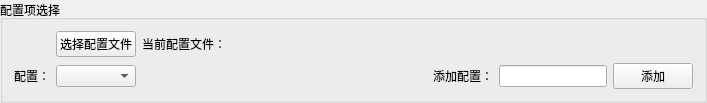
    <widget class="QGroupBox" name="gbConfigSelect">
     <property name="title">
      <string>配置项选择</string>
     </property>
     <layout class="QGridLayout" name="gridLayout_4">
      <item row="1" column="2">
       <widget class="QComboBox" name="cmbConfig"/>
      </item>
      <item row="0" column="2">
       <widget class="QPushButton" name="btnConfigFileSelect">
        <property name="text">
         <string>选择配置文件</string>
        </property>
       </widget>
      </item>
      <item row="1" column="5">
       <widget class="QLabel" name="lblAddConfig">
        <property name="text">
         <string>添加配置：</string>
        </property>
       </widget>
      </item>
      <item row="1" column="7">
       <widget class="QPushButton" name="btnAddConfig">
        <property name="text">
         <string>添加</string>
        </property>
       </widget>
      </item>
      <item row="1" column="1">
       <widget class="QLabel" name="lblConfig">
        <property name="text">
         <string>配置：</string>
        </property>
       </widget>
      </item>
      <item row="1" column="6">
       <widget class="QLineEdit" name="editNewConfig"/>
      </item>
      <item row="1" column="3" colspan="2">
       <spacer name="spacerConfig">
        <property name="orientation">
         <enum>Qt::Orientation::Horizontal</enum>
        </property>
        <property name="sizeHint" stdset="0">
         <size>
          <width>285</width>
          <height>20</height>
         </size>
        </property>
       </spacer>
      </item>
      <item row="0" column="3" colspan="5">
       <widget class="QLabel" name="lblCurrentConfigFile">
        <property name="text">
         <string>当前配置文件：</string>
        </property>
       </widget>
      </item>
     </layout>
    </widget>
